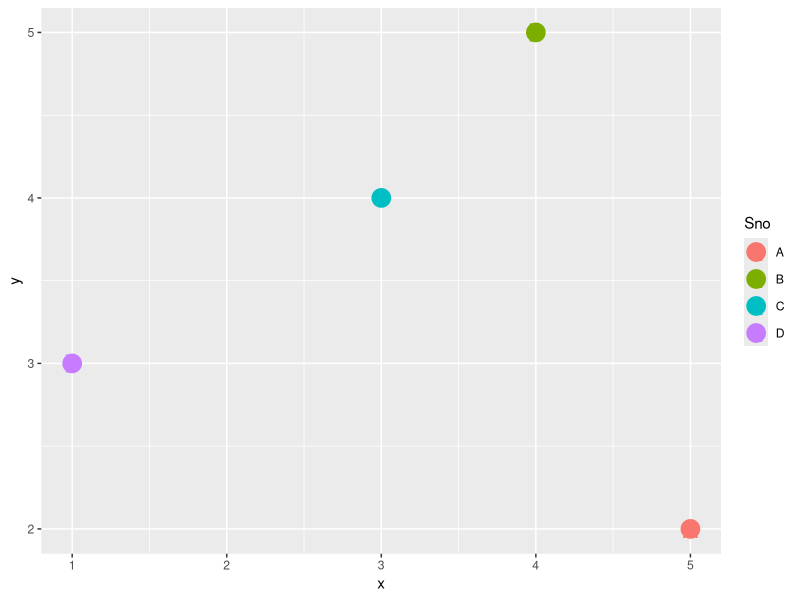
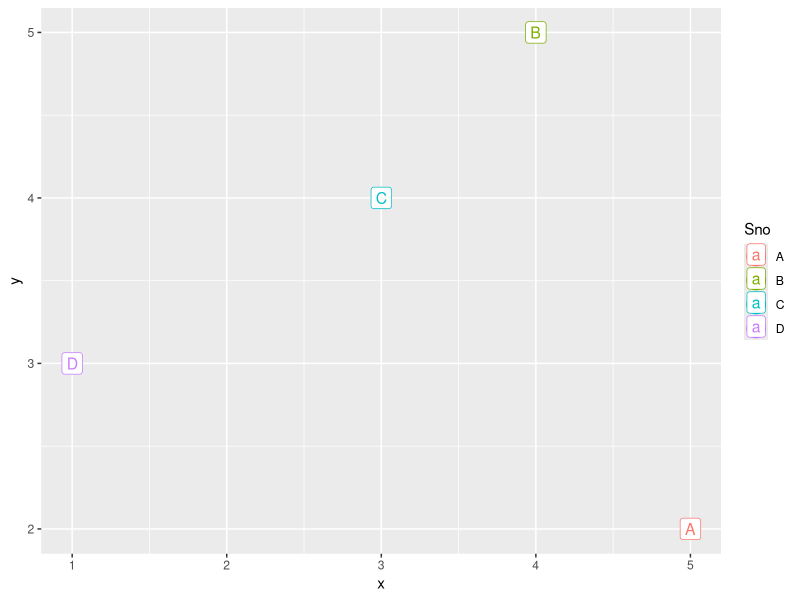

These charts were generated, in order, by the following R code:
## ---- chunk 1
setwd("C:\\Users\\jyoti\\OneDrive\\Documents\\PGPBABI\\Data Mining\\clustering_LMS")
coord = read.csv("coord.csv")
coord
str(coord)
## ---- chunk 2
library(ggplot2)

ggplot(data=coord,aes(x=x, y=y, col=Sno))+
  geom_point(size=6)+
  geom_text(size=6, aes(label=Sno))


ggplot(data=coord,aes(x=x, y=y, col=Sno))+
  geom_point(size=6)+
  geom_label(size=4, aes(label=Sno))
## ---- chunk 3
dist_euc = dist(coord[,2:3], method = "euclidean")
round(dist_euc,0)

## ---- chunk 4
dist_man = dist(coord[,2:3], method = "manhattan")
round(dist_man,0)
